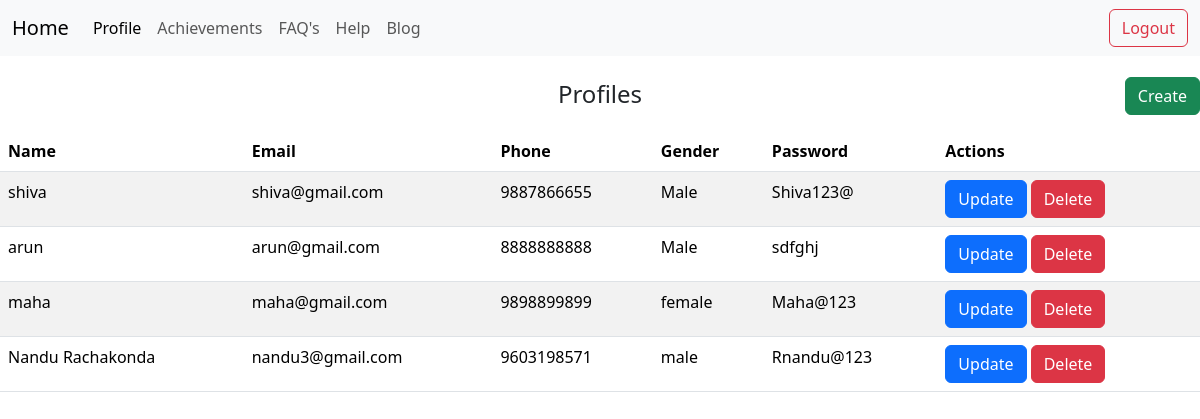
Screenshot of /profile/ (signed in) with the database file from the repository.
### myapp/models.py (models this page shows)
class Register(models.Model):
    GENDER_CHOICES = [
        ('Male', 'Male'),
        ('Female', 'Female'),
    ]
    user = models.ForeignKey(User,on_delete=models.CASCADE)
    name = models.CharField(max_length=50)
    email = models.EmailField(max_length=50, unique=True)  # Added unique=True for email
    password = models.CharField(max_length=50)
    phone = models.CharField(max_length=10)  # Changed to CharField for phone numbers to handle leading zeros
    gender = models.CharField(max_length=6, choices=GENDER_CHOICES)
    def __str__(self):
        return self.name

### myapp/views.py (the view)
# urls.py: path('profile/',profile,name='profile'),
def profile(request):
    user=request.user
    if request.user.is_authenticated:
        profiles = Register.objects.all()
    print("profiles",profiles)
    return render(request,'profile.html',{'profiles':profiles})

### bootstrap/myapp/templates/profile.html (shortened to what this page needs)
{% extends "base.html" %}
{% load static %}
{% block profile %}
  <h4 class="text-center mt-4">Profiles</h4>
  <div class="d-flex justify-content-end"style="margin-top: -40px;">
    <button class="btn btn-success" data-bs-toggle="modal" data-bs-target="#createProfileModal">
      <span class="fs-7">Create</span>
    </button>
  </div>
  <table class="table table-striped mt-3">
    <thead>
      <tr>
        <th>Name</th>
        <th>Email</th>
        <th>Phone</th>
        <th>Gender</th>
        <th>Password</th>
        <th>Actions</th>
      </tr>
    </thead>
    <tbody>
      {% for profile in profiles %}
        <tr>
          <td>{{ profile.name }}</td>
          <td>{{ profile.email }}</td>
          <td>{{ profile.phone }}</td>
          <td>{{ profile.gender }}</td>
          <td>{{ profile.password }}</td>
          <td>
            <button class="btn btn-primary" data-bs-toggle="modal" data-bs-target="#updateModal{{ profile.id }}">Update</button>
            <form action="{% url 'delete_profile' profile.id %}" method="POST" style="display:inline;">
              <button type="submit" class="btn btn-danger">Delete</button>
            </form>
          </td>
        </tr>
      {% endfor %}
    </tbody>
  </table>
{% endblock %}

### bootstrap/myapp/templates/base.html (shortened to what this page needs)
{% load static %}
<!doctype html>
<html lang="en">
  <head>
    <link href="https://cdnjs.cloudflare.com/ajax/libs/bootstrap-icons/1.8.1/font/bootstrap-icons.min.css" rel="stylesheet">
    <link href="https://cdn.jsdelivr.net/npm/bootstrap@5.3.3/dist/css/bootstrap.min.css" rel="stylesheet">
  </head>
  <body>
    <nav class="navbar navbar-expand-lg bg-body-tertiary">
        <div class="container-fluid">
          <a class="navbar-brand" href="{% url 'home'%}">Home</a>
          <div class="collapse navbar-collapse" id="navbarSupportedContent">
            <ul class="navbar-nav me-auto mb-2 mb-lg-0">
              <li class="nav-item">
                <a class="nav-link active" aria-current="page" href="{% url 'profile'%}">Profile</a>
              </li>
              <li class="nav-item">
                <a class="nav-link" href="{% url 'acheivement'%}">Achievements</a>
              </li>
              <li class="nav-item">
                <a class="nav-link" href="{% url 'faqs'%}">FAQ's</a>
              </li>
              <li class="nav-item">
                <a class="nav-link" href="{% url 'helpRequest'%}">Help</a>
              </li>
              <li class="nav-item">
                <a class="nav-link" href="{% url 'blog_list'%}">Blog</a>
              </li>
            </ul>
            <a href="{% url 'logout' %}" class="btn btn-outline-danger ms-2">Logout</a>
          </div>
        </div>
      </nav>
    {% block profile %}{% endblock profile %}
  </body>
</html>

### rows the page displays
Register: name "shiva", email "shiva@gmail.com", phone "9887866655", gender "Male", password "Shiva123@"
Register: name "arun", email "arun@gmail.com", phone "8888888888", gender "Male", password "sdfghj"
Register: name "maha", email "maha@gmail.com", phone "9898899899", gender "female", password "Maha@123"
Register: name "Nandu Rachakonda", email "nandu3@gmail.com", phone "9603198571", gender "male", password "Rnandu@123"
